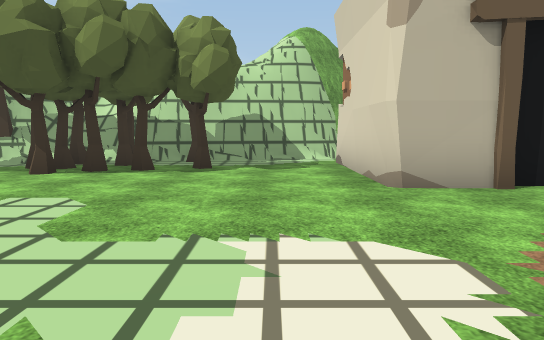
view 1 (above)

24 first-person views from a walk through a scene from a Unity 3-D project. The camera is 1.4 m above the floor, tilts 6° down and sees 70° across. The floor is counted in squares, 2 m on a side. Each view is taken from the middle of a square. On the plan, view 1 faces up. The plan holds only what a view shows up to about 11 squares ahead; the rest is blank. The place goes on beyond the plan. Some animated figures are left out. Some surface patterns are stand-ins.

view 2
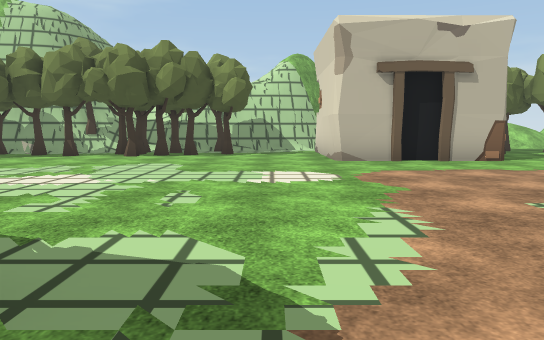

view 3
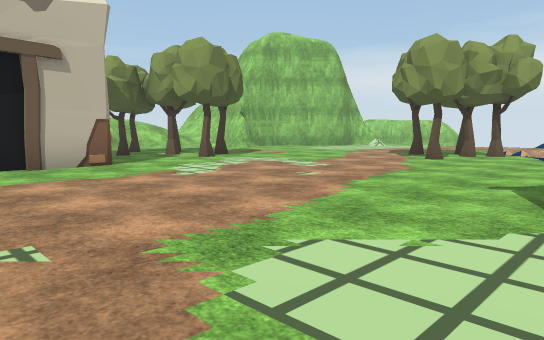

view 4
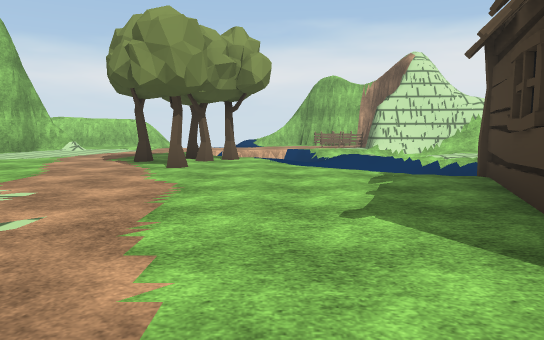

view 5
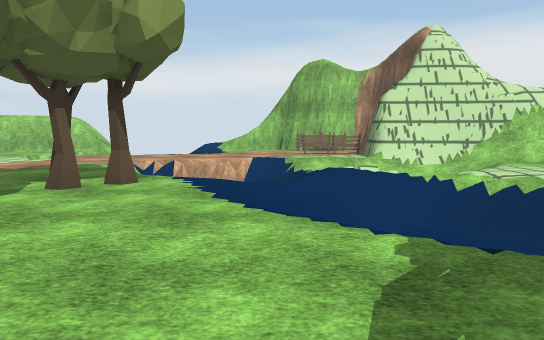

view 6
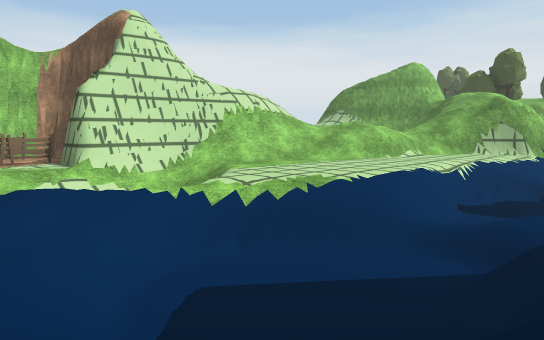

view 7
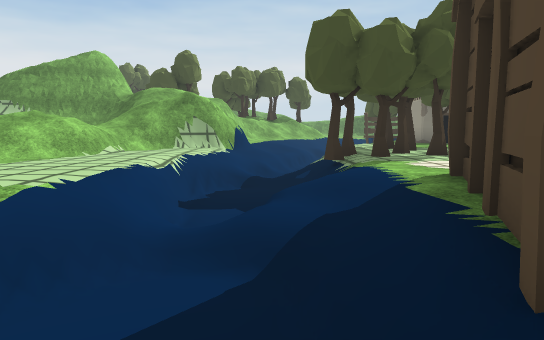

view 8
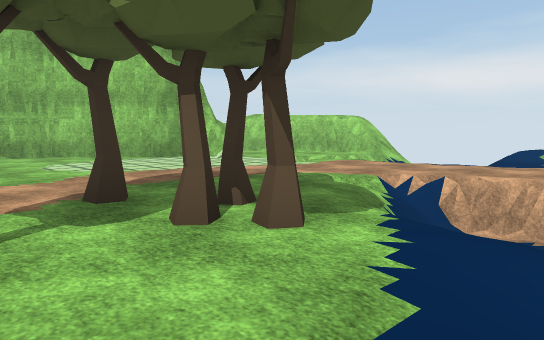

view 9
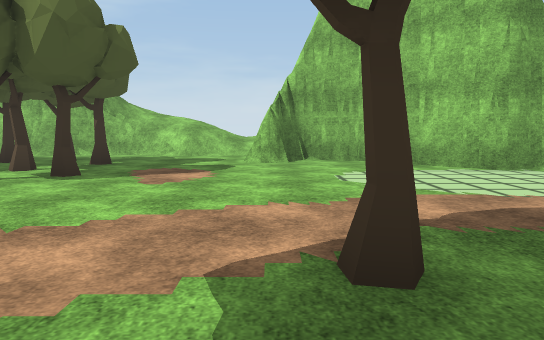

view 10
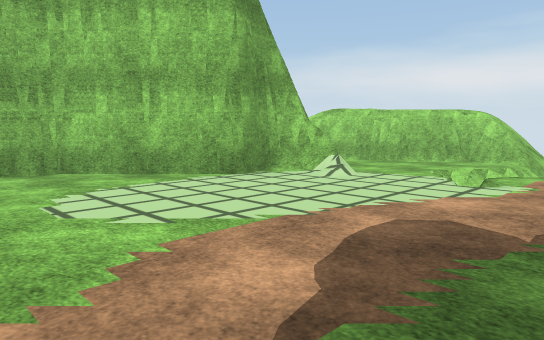

view 11
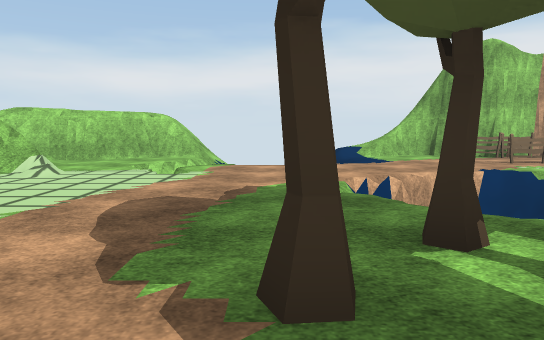

view 12
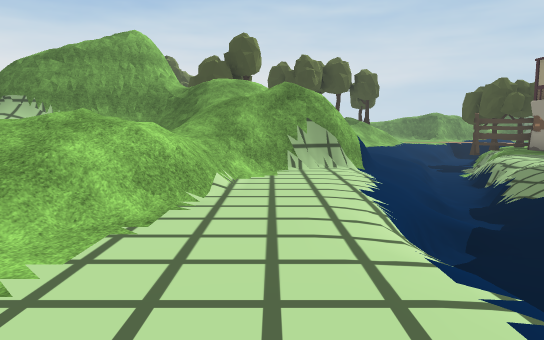

view 13
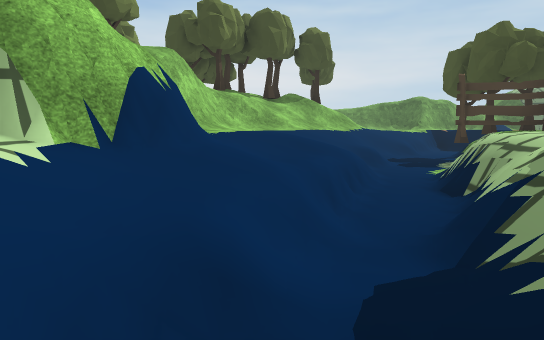

view 14
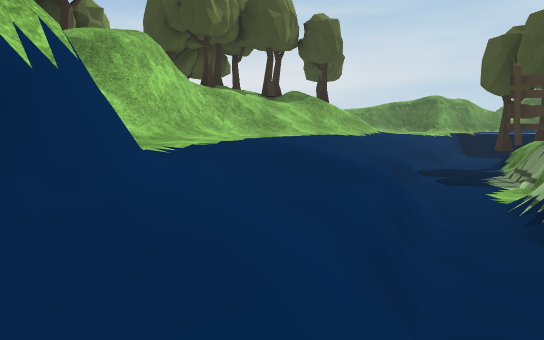

view 15
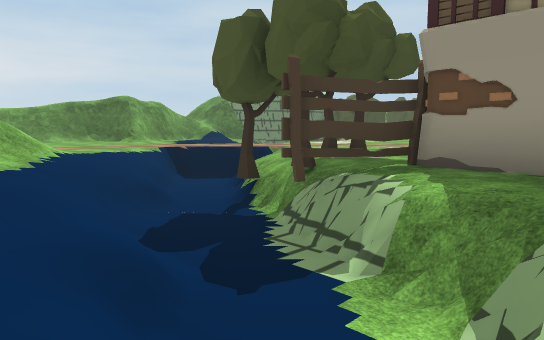

view 16
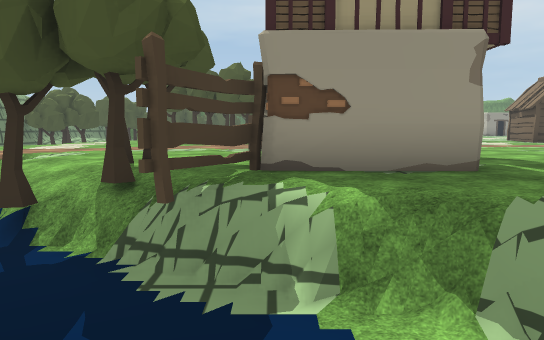

view 17
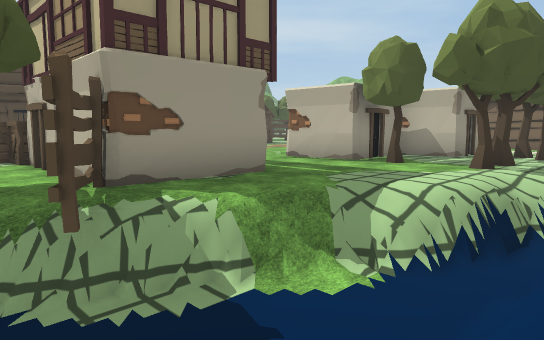

view 18
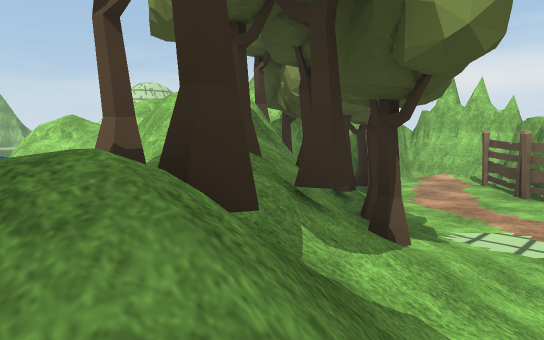

view 19
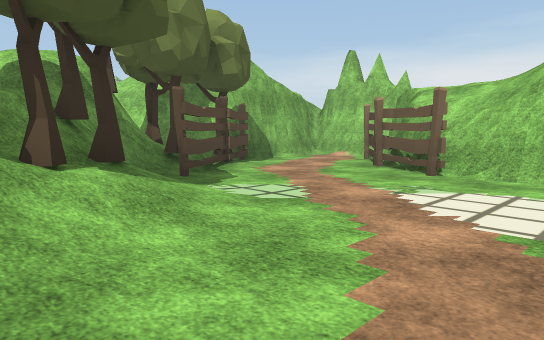

view 20
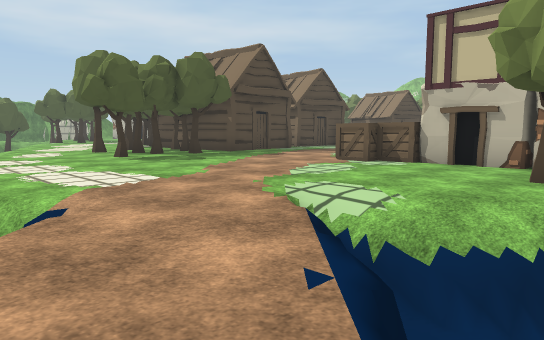

view 21
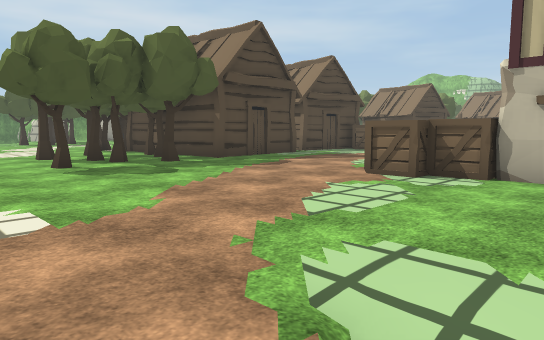

view 22
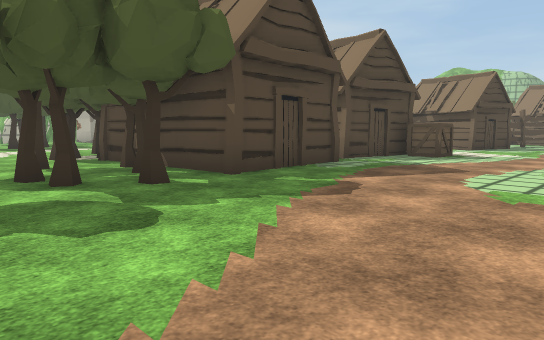

view 23
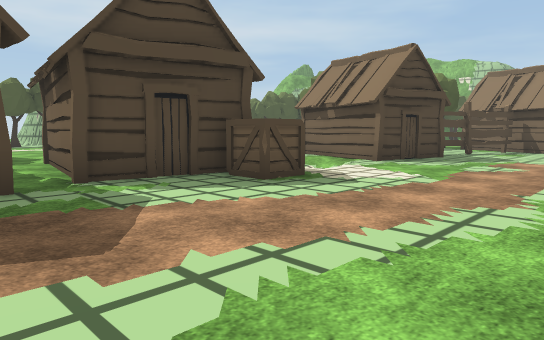

view 24
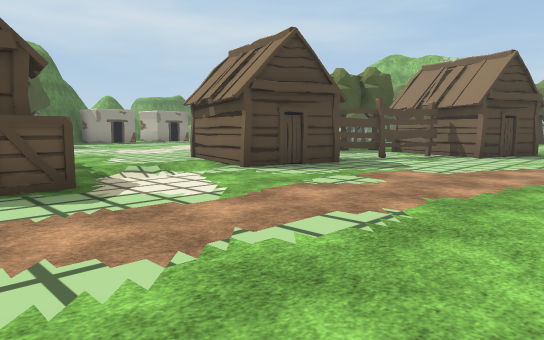

### Floor plan
Key: @ floor where view 1 was taken; # wall or solid block; x gap in a wall; . main floor; - floor 0.25 m lower than the main floor; : floor 0.75 m higher than the main floor; _ floor 1.5 m lower than the main floor; + floor 3.75 m higher than the main floor; / step, stairs or slope; = window, fence, low wall or low ledge; v drop or lower ground; T tree; F fence; C crate; H hut.
Columns run from 8 left of view 1 to 22 right of it. Each row starts with its distance up from view 1.
 11              ###=///
 10   ##/xv####   ......
  9   #//###..     .T...####
  8   T/TTT...#   T..T.....##   #
  7 T.T.TTTT..#   .TT.......## .#
  6  T.TT.....#   ...T.......#..##
  5   ........####..T............#
  4   ........................==v#
  3    ........................
  2     .................T...../
  1     ...............T.T..#..=
  0      ...@............T//v/.../
 -1       ................/  #...=:
 -2       ..............///  =....#
 -3       H....... #...///////.F.F#
 -4     HHH..      ###x=__=/ /.F.F
 -5    ..FH.         #/___/  /#..#
 -6    .F...         #//_=////#
 -7    .F....        #////..//##
 -8   HF.....        .//_/..////
 -9 .H  H....       ..//_/..///
-10 ..HH.....       ../__=.////
-11 ..//.....     # TTT_//.=//
-12 ..//......   ##..T///..//
-13   ........   #..T//_/../
-14   HCC.......##T.T/////#//
-15    ............../_/##///
-16  HHH..... .......=//##///  //
-17  ..H.....   ..../////#///=####
-18    H.....    #../_//.  //##
-19    H....   ###.=#_/..   /#
-20 HHHH....CC####F=_////#=###
-21 .TTT..........FF_////#+ T##
-22 T..T........T/T_////=#=TT#####
-23 .TT........../T_/////T/TTF...#
-24 ...T........-/_/////T/TF.T..F##
-25 ..........//v_/////TTTT....Fv/
-26  ...........==///T/T///....///
-27      ... =..=#..  ////....#//
-28            .....    ......#/
-29               ..    ....

Positions as (right, up) in squares from view 1, and headings:
1: (0, 0), facing up
2: (0, -4), facing up
3: (2, -3), facing up-right
4: (4, -1), facing right
5: (8, -2), facing right
6: (10, -2), facing down-right
7: (11, -3), facing down
8: (11, -2), facing up-right
9: (12, 0), facing up
10: (12, 2), facing up-right
11: (11, 2), facing right
12: (14, -7), facing down
13: (11, -12), facing down
14: (11, -14), facing down
15: (10, -18), facing down-left
16: (10, -20), facing left
17: (10, -22), facing up-left
18: (10, -27), facing up-right
19: (12, -29), facing up-right
20: (5, -28), facing up-left
21: (3, -26), facing up-left
22: (0, -24), facing up-left
23: (0, -18), facing up-left
24: (1, -15), facing up-left
